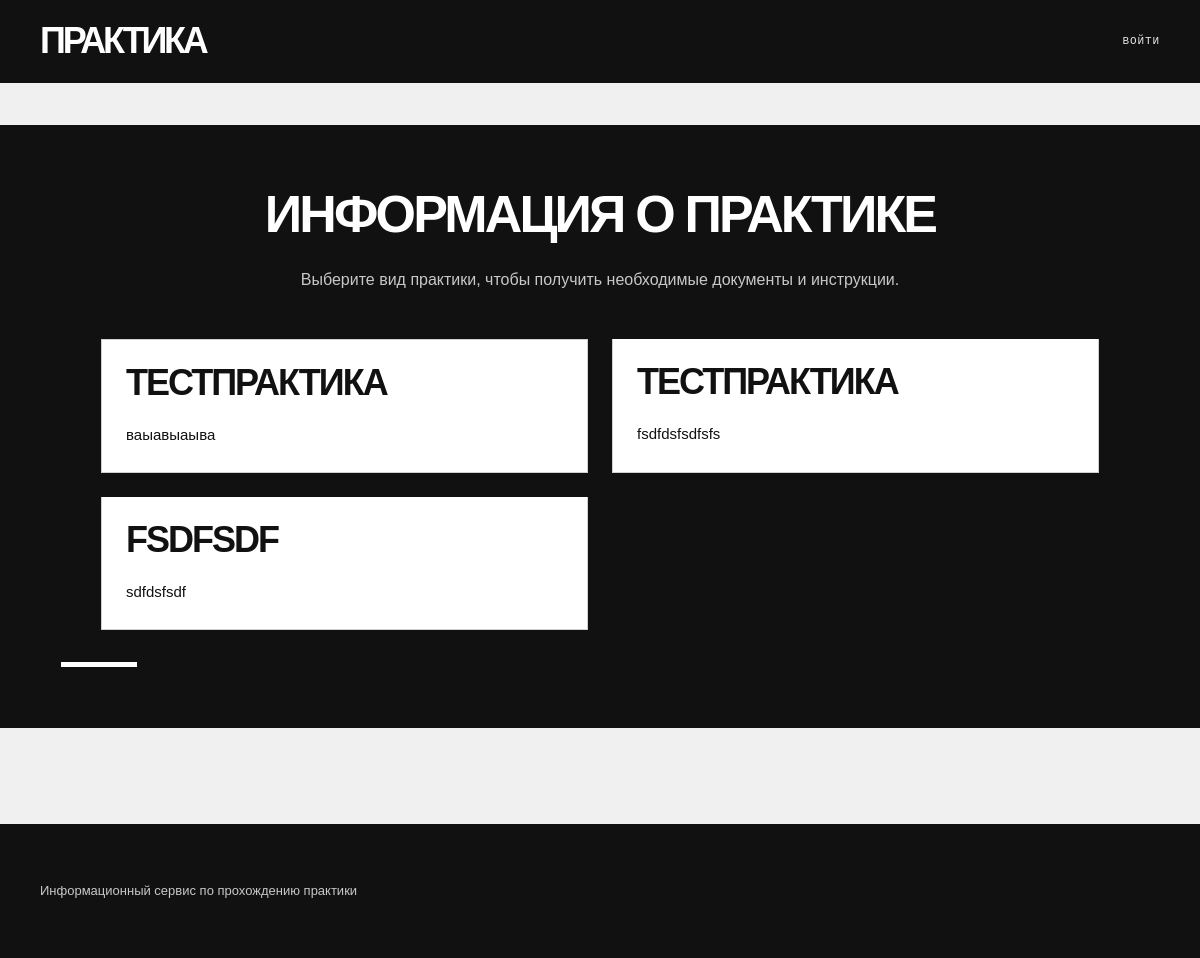
Before: / with the older database file.
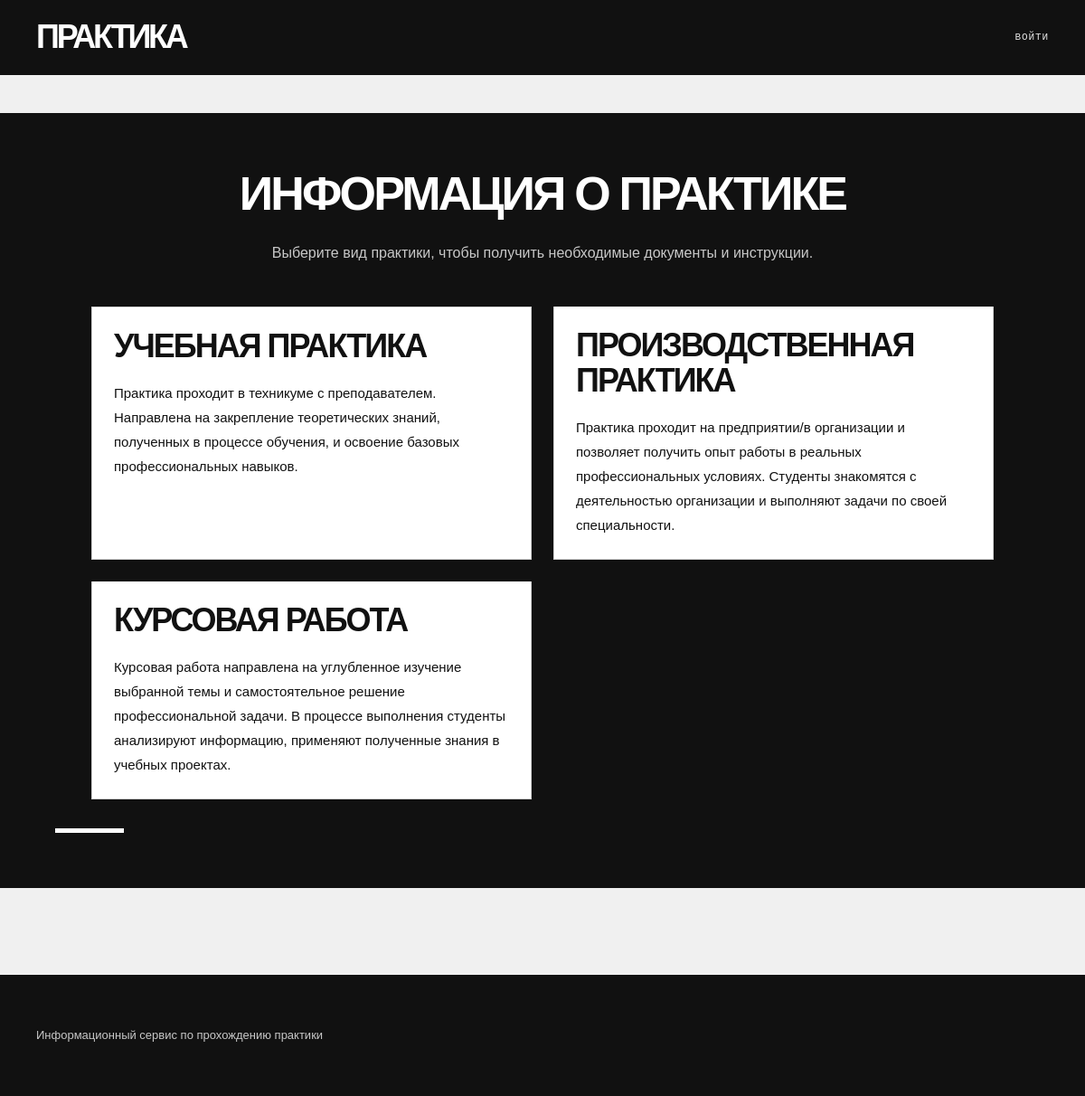
After: the same page with the newer database file.
### practices/models.py (models this page shows, shortened)
class Practice(models.Model):
    name = models.CharField(max_length=150)
    description = models.TextField(blank=True)
    active = models.BooleanField(default=True)
    class Meta:
        ordering = ["id"]

### practices/views.py (the view)
# urls.py: path("", views.home, name="home"),
def home(request):
    practices = Practice.objects.filter(active=True)
    return render(
        request,
        "practices/home.html",
        {
            "practices": practices,
        },
    )

### practices/templates/practices/home.html (shortened to what this page needs)
{% extends "base.html" %}
{% block content %}
<section class="hero">
    <div class="container">
        <h1>
            Информация о практике
        </h1>
        <p>
            Выберите вид практики, чтобы получить
            необходимые документы и инструкции.
        </p>
        <div class="practice-list">
            {% for practice in practices %}
                <a
                    href="{% url 'practice_detail' practice.id %}"
                    class="practice-card"
                >
                    <h2>
                        {{ practice.name }}
                    </h2>
                    {% if practice.description %}
                        <p>
                            {{ practice.description }}
                        </p>
                    {% endif %}
                </a>
            {% empty %}
                <p>
                    Пока нет доступных видов практики.
                </p>
            {% endfor %}
        </div>
    </div>
</section>
{% endblock %}

### templates/base.html (shortened to what this page needs)
{% load static %}
<!DOCTYPE html>
<html lang="ru">
<head>
    <link rel="stylesheet" href="{% static 'css/style.css' %}">
</head>
<body>
    {% include "includes/header.html" %}
    <main class="main">
        {% block content %}{% endblock %}
    </main>
    {% include "includes/footer.html" %}
</body>
</html>

### templates/includes/header.html
<header class="header">
    <div class="container header__inner">
        <a href="{% url 'home' %}" class="header__logo">
            Практика
        </a>
        <nav class="header__nav">
            {% if user.is_authenticated %}
                <a class="header__link" href="{% url 'dashboard_home' %}">Админ-панель</a>
                <form method="post" action="{% url 'logout' %}">
                    {% csrf_token %}
                    <button type="submit" class="header__link">
                        Выйти
                    </button>
                </form>
            {% else %}
                <a href="{% url 'login' %}">Войти</a>
            {% endif %}
        </nav>
    </div>
</header>

### templates/includes/footer.html
<footer class="footer">
    <div class="container">
        <p>
            Информационный сервис по прохождению практики
        </p>
    </div>
</footer>

Changed rows visible on the page:
removed Practice: name "ТЕСТПРАКТИКА", description "ваыавыаыва"
removed Practice: name "ТЕСТПРАКТИКА", description "fsdfdsfsdfsfs"
removed Practice: name "FSDFSDF", description "sdfdsfsdf"
added Practice: name "УЧЕБНАЯ ПРАКТИКА", description "Практика проходит в техникуме с преподавателем. Направлена на закрепление теоретических знаний, полученных в процессе обучения, и освоение базовых профессиональных навыков."
added Practice: name "ПРОИЗВОДСТВЕННАЯ ПРАКТИКА", description "Практика проходит на предприятии/в организации и позволяет получить опыт работы в реальных профессиональных условиях. Студенты знакомятся с деятельностью организации и выполняют задачи по своей специальности."
added Practice: name "КУРСОВАЯ РАБОТА", description "Курсовая работа направлена на углубленное изучение выбранной темы и самостоятельное решение профессиональной задачи. В процессе выполнения студенты анализируют информацию, применяют полученные знания в учебных проектах."
